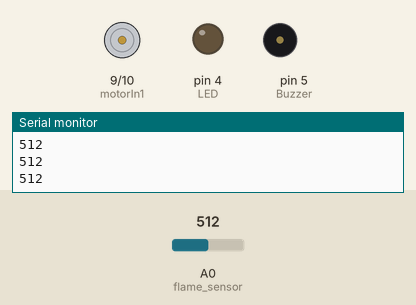
Simulated run of this sketch. Board: Arduino Uno, built with avr-gcc and run on an emulated ATmega328P. Parts: motor-driver pin pairs drawn as motors (green arrow = first pin HIGH = forward, orange = second pin HIGH = backward, longer = more drive), output pins drawn as LEDs (lit = HIGH), buzzer (waves = sounding, pin HIGH), the last lines printed to the serial monitor. Dashed ring = blinking. The test bench sets the inputs (shaded band); at power-on: A0 (flame_sensor) = 512.

Above: at 1.2 s.
1.3 s: A0 (flame_sensor) set to 52
2.8 s: A0 (flame_sensor) set to 45
At 2.95 s:
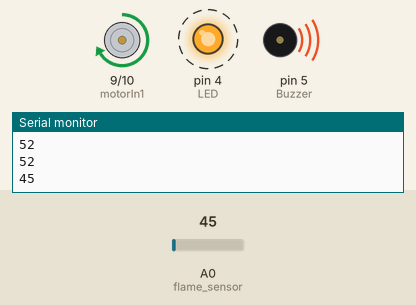
Timing chart, 0 to 11.8 s (numbered marks = the images above; inputs shaded):
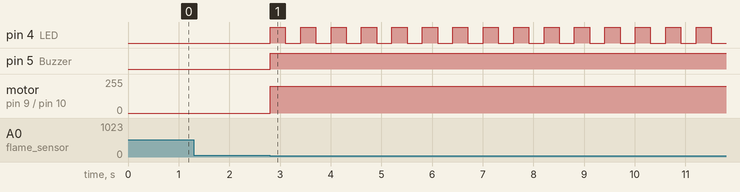

Measured:
- the behaviour switches between 50 and 49 on A0 (flame_sensor) (found by bisection; images 0 and 1)
- after the input at 2.8 s, pin 4 (LED): alternates HIGH for 0.30 s and LOW for 0.30 s, starting at once; pin 5 (Buzzer): LOW → HIGH at once; motor on pin 9 (motorIn1) / pin 10 (motorIn2): stopped → forward 200/255 at once

The sketch:

Intelligent_fire.ino
```cpp
/*
 * Author: Elecrow Keen
 * Date:4/21/2017
 * IDE V1.8.2
 * Email:keen@elecrow.com
 * Function:
 */
 const int motorIn1 = 9;  //attach to one of the pin of the motor
const int motorIn2 = 10;  //attach to another pin of the motor
const int flame_sensor =A0;
const int Buzzer=5;
const int LED = 4;
void setup(){
  pinMode(Buzzer,OUTPUT);
  pinMode(LED,OUTPUT);
  pinMode(motorIn1,OUTPUT);  //initialize the motorIn1 pin as output
  pinMode(motorIn2,OUTPUT);  //initialize the motorIn2 pin as output
  Serial.begin(9600);
}
void loop(){
  int val;
  val=analogRead(flame_sensor);
  Serial.println(val,DEC);
  // According to the serial data to adjust.
  while(val<50){
    digitalWrite(Buzzer,HIGH);
    clockwise(200);  //rotate clockwise
    digitalWrite(LED,HIGH);
    delay(300);
    digitalWrite(LED,LOW);
    delay(300);
    val=analogRead(0);
    Serial.println(val,DEC);
  }
  digitalWrite(Buzzer,LOW);
  digitalWrite(LED,LOW);
  clockwise(0);  // to stop rotate

}
void clockwise(int Speed)
{
  analogWrite(motorIn1,Speed);  //set the speed of motor
  analogWrite(motorIn2,0);  //stop the motorIn2 pin of motor
}
```
